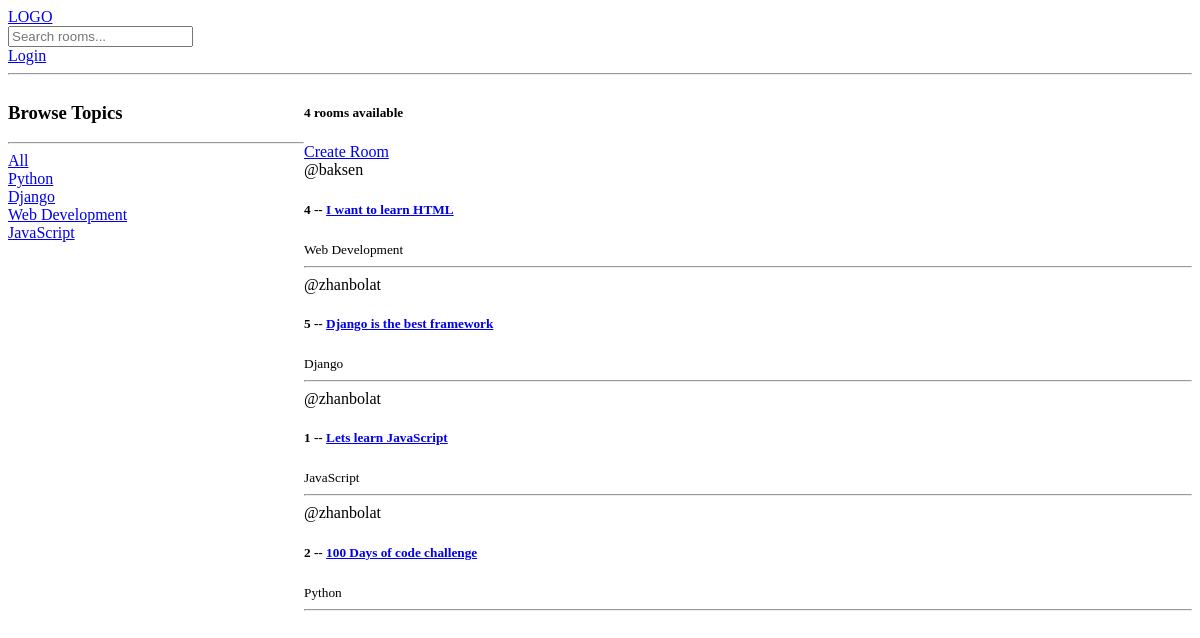
Before: / with the older database file.
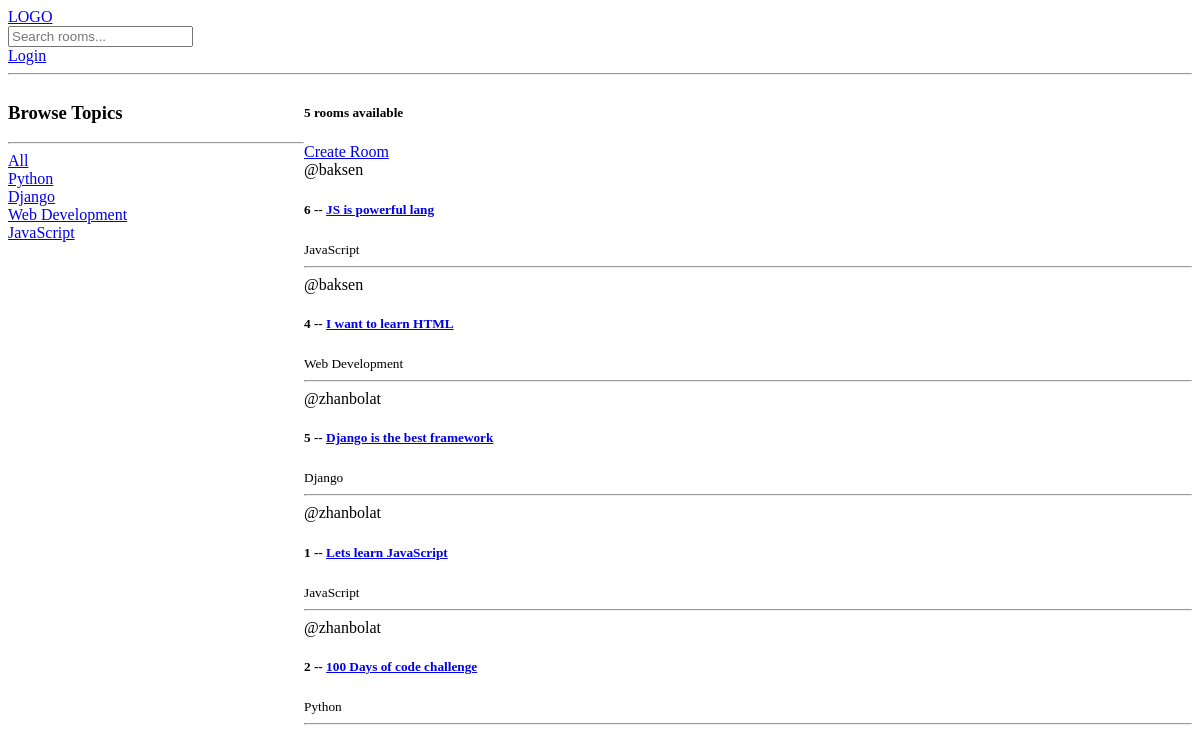
After: the same page with the newer database file.
### base/models.py (models this page shows, shortened)
class Topic(models.Model):
    name = models.CharField(max_length=200)

class Room(models.Model):
    host = models.ForeignKey(User, on_delete=models.SET_NULL, null=True)
    topic = models.ForeignKey(Topic, on_delete=models.SET_NULL, null=True)
    name = models.CharField(max_length=50)
    description = models.TextField(null=True, blank=True)
    updated = models.DateTimeField(auto_now=True)
    created = models.DateTimeField(auto_now_add=True)
    class Meta:
        ordering = ['-updated', '-created']

### base/views.py (the view)
# urls.py: path('', views.home, name='home'),
def home(request):
    if request.GET.get('q') is not None:
        q = request.GET.get('q')
    else:
        q = ''
    rooms = Room.objects.filter(Q(topic__name__icontains=q) |
                                Q(name__icontains=q) |
                                Q(description__icontains=q)
                                )
    topics = Topic.objects.all()
    room_count = rooms.count()
    context = {'rooms': rooms, 'topics': topics, 'room_count': room_count}
    return render(request, 'base/home.html', context)

### base/templates/base/home.html (shortened to what this page needs)
{% extends 'main.html' %}
{% block content %}
    <div class='home-container'>
        <div>
            <h3>Browse Topics</h3>
            <hr>
            <div>
                <a href="{% url 'home' %}">All</a>
            </div>
            {% for topic in topics %}
                <div>
                    <a href="{% url 'home' %}?q={{ topic.name }}">{{ topic.name }}</a>
                </div>
            {% endfor %}
        </div>
        <div>
            <h5>{{ room_count }} rooms available</h5>
            <a href="{% url 'create-room' %}">Create Room</a>
            <div>
                {% for room in rooms %}
                    <div>
                        <span>@{{ room.host.username }}</span>
                        <h5>{{ room.id }} -- <a href="{% url 'room' room.id %}">{{ room.name }}</a></h5>
                        <small>{{ room.topic.name }}</small>
                        <hr>
                    </div>
                {% endfor %}
            </div>
        </div>
    </div>
{% endblock %}

### templates/main.html (shortened to what this page needs)
<!doctype html>
<html lang="en">
<head>
</head>
<body>
{% include 'navbar.html' %}
{% block content %}
{% endblock %}
</body>
</html>

### templates/navbar.html (shortened to what this page needs)
<a href="/">
    LOGO
</a>
<form method="GET" action="{% url 'home' %}">
    <input type="text" name="q" placeholder="Search rooms...">
</form>
{% if request.user.is_authenticated %}
    <a href="{% url 'logout' %}">Logout</a>
{% else %}
    <a href="{% url 'login' %}">Login</a>
{% endif %}
<hr>

### base/templates/base/home.html (style rules this page uses)
.home-container { display: grid; grid-template-columns: 1fr 3fr; }

Changed rows visible on the page:
added Room: host.username "baksen", id "6", name "JS is powerful lang", topic.name "JavaScript"
Other visible differences:
{{ room_count }}: "4" → "5"
